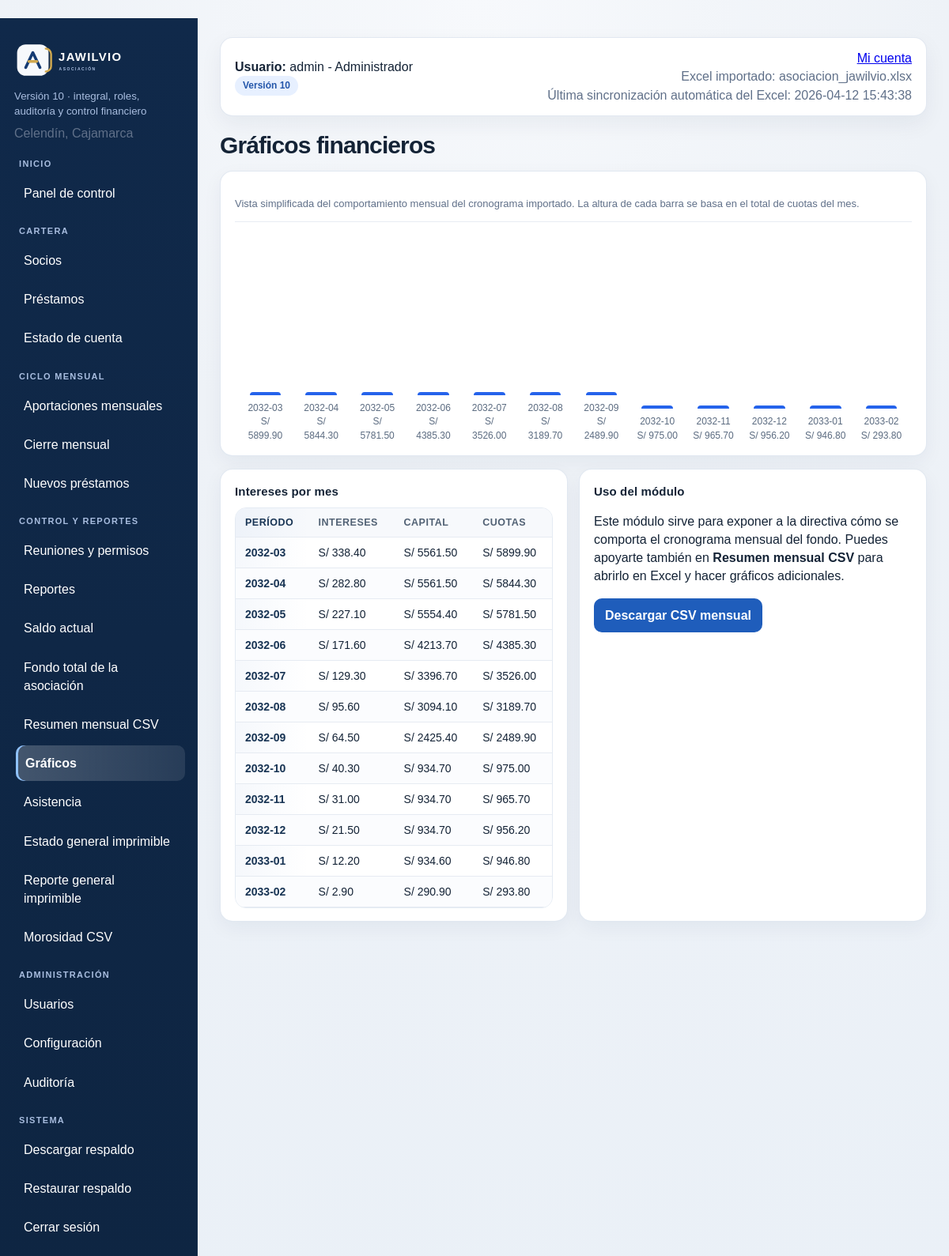
Page /graficos (signed in) on the committed database.
### tables this page shows
CREATE TABLE configuracion (
    clave TEXT PRIMARY KEY,
    valor TEXT
);

CREATE TABLE users (
    id INTEGER PRIMARY KEY AUTOINCREMENT,
    username TEXT UNIQUE NOT NULL,
    password TEXT NOT NULL,
    role TEXT NOT NULL
, estado TEXT NOT NULL DEFAULT 'Activo', creado_en TEXT, ultimo_acceso TEXT);

CREATE TABLE meta (
    clave TEXT PRIMARY KEY,
    valor TEXT
);

### app/routes.py (the view)
@bp.route('/graficos')
@login_required
def graficos():
    with connect_db() as conn:
        mensual = conn.execute("""
            SELECT substr(fecha,1,7) as periodo,
                   ROUND(SUM(interes),2) as intereses,
                   ROUND(SUM(abono_capital),2) as capital,
                   ROUND(SUM(cuota),2) as cuotas
            FROM cuotas
            WHERE fecha IS NOT NULL
            GROUP BY substr(fecha,1,7)
            ORDER BY periodo DESC
            LIMIT 12
        """).fetchall()
    mensual = list(reversed(mensual))
    max_cuota = max([r['cuotas'] or 0 for r in mensual], default=1)
    return render_template('graficos.html', mensual=mensual, max_cuota=max_cuota)

### app/routes.py (called while the page is built)
def connect_db():
    conn = sqlite3.connect(current_app.config['DATABASE'])
    conn.row_factory = sqlite3.Row
    return conn

def role_can_access_endpoint(role, endpoint, write=False):
    if not endpoint:
        return True
    if endpoint.startswith('static'):
        return True
    if endpoint in {'main.login', 'main.logout', 'main.index'}:
        return True
    access_map = ROLE_WRITE_ACCESS if write else ROLE_VIEW_ACCESS
    allowed = access_map.get(role or '', set())
    return '*' in allowed or endpoint in allowed

def login_required(view):
    @wraps(view)
    def wrapped(*args, **kwargs):
        if not session.get('user_id'):
            return redirect(url_for('main.login'))
        return view(*args, **kwargs)
    return wrapped

### app/templates/graficos.html
{% extends 'base.html' %}
{% block content %}
<h2>Gráficos financieros</h2>
<div class="card section">
  <p class="small-note">Vista simplificada del comportamiento mensual del cronograma importado. La altura de cada barra se basa en el total de cuotas del mes.</p>
  <div class="chart-bars">
    {% for r in mensual %}
      {% set pct = ((r.cuotas or 0) / max_cuota * 100) if max_cuota else 0 %}
      <div class="chart-col">
        <div class="chart-bar" style="height: {{ pct }}%"></div>
        <div class="chart-label">{{ r.periodo }}<br>S/ {{ '%.2f'|format(r.cuotas or 0) }}</div>
      </div>
    {% endfor %}
  </div>
</div>
<div class="two-col section">
  <div class="card">
    <h3>Intereses por mes</h3>
    <table>
      <thead><tr><th>Período</th><th>Intereses</th><th>Capital</th><th>Cuotas</th></tr></thead>
      <tbody>
      {% for r in mensual %}
        <tr>
          <td>{{ r.periodo }}</td>
          <td>S/ {{ '%.2f'|format(r.intereses or 0) }}</td>
          <td>S/ {{ '%.2f'|format(r.capital or 0) }}</td>
          <td>S/ {{ '%.2f'|format(r.cuotas or 0) }}</td>
        </tr>
      {% endfor %}
      </tbody>
    </table>
  </div>
  <div class="card">
    <h3>Uso del módulo</h3>
    <p>Este módulo sirve para exponer a la directiva cómo se comporta el cronograma mensual del fondo. Puedes apoyarte también en <strong>Resumen mensual CSV</strong> para abrirlo en Excel y hacer gráficos adicionales.</p>
    <a class="btn" href="{{ url_for('main.reporte_mensual_csv') }}">Descargar CSV mensual</a>
  </div>
</div>
{% endblock %}

### app/templates/base.html (shortened to what this page needs)
<!doctype html>
<html lang="es">
<head>
  <link rel="stylesheet" href="{{ url_for('static', filename='css/style.css') }}">
</head>
<body>
{% if session.get('user_id') %}
<div class="layout">
  <aside class="sidebar">
    <div class="sidebar-brand">
      <img class="sidebar-logo" src="{{ url_for('static', filename='img/logo_jawilvio_dark.svg') }}" alt="Logo JAWILVIO">
    </div>
    <small>Versión 10 · integral, roles, auditoría y control financiero</small>
    <div class="muted" style="margin-top:6px">{{ app_ubicacion }}</div>
    <nav class="nav" style="margin-top:20px">
      <div class="nav-section-title">Inicio</div>
      {% if can_access('main.dashboard') %}<a class="{% if request.endpoint == 'main.dashboard' %}active{% endif %}" href="{{ url_for('main.dashboard') }}">Panel de control</a>{% endif %}
      <div class="nav-section-title">Cartera</div>
      {% if can_access('main.socios') %}<a class="{% if request.endpoint == 'main.socios' %}active{% endif %}" href="{{ url_for('main.socios') }}">Socios</a>{% endif %}
      {% if can_access('main.prestamos') %}<a class="{% if request.endpoint == 'main.prestamos' %}active{% endif %}" href="{{ url_for('main.prestamos') }}">Préstamos</a>{% endif %}
      {% if can_access('main.estado_cuenta') %}<a class="" href="{{ url_for('main.estado_cuenta') }}">Estado de cuenta</a>{% endif %}
      <div class="nav-section-title">Ciclo mensual</div>
      {% if can_access('main.aportaciones_mensuales') %}<a class="{% if request.endpoint == 'main.aportaciones_mensuales' %}active{% endif %}" href="{{ url_for('main.aportaciones_mensuales') }}">Aportaciones mensuales</a>{% endif %}
      {% if can_access('main.cierre_mensual') %}<a class="{% if request.endpoint == 'main.cierre_mensual' %}active{% endif %}" href="{{ url_for('main.cierre_mensual') }}">Cierre mensual</a>{% endif %}
      {% if can_access('main.nuevos_prestamos') %}<a class="{% if request.endpoint == 'main.nuevos_prestamos' %}active{% endif %}" href="{{ url_for('main.nuevos_prestamos') }}">Nuevos préstamos</a>{% endif %}
      <div class="nav-section-title">Control y reportes</div>
      {% if can_access('main.reuniones') %}<a class="{% if request.endpoint == 'main.reuniones' %}active{% endif %}" href="{{ url_for('main.reuniones') }}">Reuniones y permisos</a>{% endif %}
      {% if can_access('main.reportes') %}<a class="{% if request.endpoint == 'main.reportes' %}active{% endif %}" href="{{ url_for('main.reportes') }}">Reportes</a>{% endif %}
      {% if can_access('main.saldo_actual') %}<a class="" href="{{ url_for('main.saldo_actual') }}">Saldo actual</a>{% endif %}
      {% if can_access('main.fondo_total') %}<a class="{% if request.endpoint == 'main.fondo_total' %}active{% endif %}" href="{{ url_for('main.fondo_total') }}">Fondo total de la asociación</a>{% endif %}
      {% if can_access('main.reporte_mensual_csv') %}<a class="{% if request.endpoint == 'main.reporte_mensual_csv' %}active{% endif %}" href="{{ url_for('main.reporte_mensual_csv') }}">Resumen mensual CSV</a>{% endif %}
      {% if can_access('main.graficos') %}<a class="{% if request.endpoint == 'main.graficos' %}active{% endif %}" href="{{ url_for('main.graficos') }}">Gráficos</a>{% endif %}
      {% if can_access('main.asistencia') %}<a class="{% if request.endpoint == 'main.asistencia' %}active{% endif %}" href="{{ url_for('main.asistencia') }}">Asistencia</a>{% endif %}
      {% if can_access('main.pdf_estado_general') %}<a class="{% if request.endpoint == 'main.pdf_estado_general' %}active{% endif %}" href="{{ url_for('main.pdf_estado_general') }}">Estado general imprimible</a>{% endif %}
      {% if can_access('main.reporte_imprimible') %}<a class="{% if request.endpoint == 'main.reporte_imprimible' %}active{% endif %}" href="{{ url_for('main.reporte_imprimible') }}">Reporte general imprimible</a>{% endif %}
      {% if can_access('main.reporte_morosos_csv') %}<a class="{% if request.endpoint == 'main.reporte_morosos_csv' %}active{% endif %}" href="{{ url_for('main.reporte_morosos_csv') }}">Morosidad CSV</a>{% endif %}
      {% if can_access('main.usuarios') %}
      <div class="nav-section-title">Administración</div>
      <a class="{% if request.endpoint == 'main.usuarios' %}active{% endif %}" href="{{ url_for('main.usuarios') }}">Usuarios</a>
      <a class="{% if request.endpoint == 'main.configuracion' %}active{% endif %}" href="{{ url_for('main.configuracion') }}">Configuración</a>
      <a class="{% if request.endpoint == 'main.auditoria' %}active{% endif %}" href="{{ url_for('main.auditoria') }}">Auditoría</a>
      {% endif %}
      <div class="nav-section-title">Sistema</div>
      {% if can_access('main.backup') %}<a class="{% if request.endpoint == 'main.backup' %}active{% endif %}" href="{{ url_for('main.backup') }}">Descargar respaldo</a>{% endif %}
      {% if can_access('main.restaurar_respaldo') %}<a class="{% if request.endpoint == 'main.restaurar_respaldo' %}active{% endif %}" href="{{ url_for('main.restaurar_respaldo') }}">Restaurar respaldo</a>{% endif %}
      <a href="{{ url_for('main.logout') }}">Cerrar sesión</a>
    </nav>
  </aside>
  <main class="content">
    <div class="topbar">
      <div><strong>Usuario:</strong> {{ session.get('username') }} - {{ session.get('role') }}<br><span class="badge">Versión 10</span></div>
      <div class="muted" style="text-align:right">
        <div><a href="{{ url_for('main.mi_cuenta') }}">Mi cuenta</a></div>
        <div>Excel importado: {{ excel_importado }}</div>
        {% if excel_sync_at %}
        <div>Última sincronización automática del Excel: {{ excel_sync_at }}</div>
        {% endif %}
      </div>
    </div>
    {% block content %}{% endblock %}
  </main>
</div>
{% else %}
{% block auth %}{% endblock %}
{% endif %}
</body>
</html>

### app/static/css/style.css (style rules this page uses)
:root { --nav:#10294a; --bg:#eef2f7; --card:#fff; --primary:#1f5dbb; --primary-dark:#174a95; --text:#142336; --muted:#607089; --line:#e4ebf3; --line-strong:#d6dfec; --shadow-soft:0 10px 28px rgba(16,41,74,.06); --shadow-card:0 8px 24px rgba(16,41,74,.05); }
* { box-sizing:border-box }
body { margin:0; font-family:Arial,sans-serif; background:radial-gradient(circle at top,#f7f9fc 0,#eef2f7 35%,#eaf0f7 100%); color:var(--text); line-height:1.45; }
.layout { display:flex;min-height:100vh }
.sidebar { width:250px; background:linear-gradient(180deg,#10294a 0,#0e2542 100%); color:#fff; padding:26px 18px; box-shadow:inset -1px 0 0 rgba(255,255,255,.06); }
.sidebar-brand { margin:0 0 10px; }
.sidebar-logo { display:block; width:100%; max-width:190px; height:auto; }
.sidebar small { color:#a8bddf; display:block; line-height:1.4; }
.nav a { display:block; color:#fff; text-decoration:none; padding:11px 12px; border-radius:10px; margin:4px 0; transition:background .18s ease,transform .18s ease; }
.nav-section-title { margin:18px 6px 6px; color:#a8bddf; font-size:11px; font-weight:800; letter-spacing:.12em; text-transform:uppercase; }
.nav-section-title:first-child { margin-top:0; }
.nav a:hover,.nav a.active { background:rgba(255,255,255,.12); transform:translateX(2px); }
.nav a.active { background:linear-gradient(90deg,rgba(255,255,255,.22),rgba(255,255,255,.1)); box-shadow:inset 3px 0 0 #8fc2ff; font-weight:700; }
.content { flex:1; padding:24px 28px 34px; }
.content h2 { margin:0 0 16px; font-size:30px; line-height:1.1; letter-spacing:-.03em; }
.topbar { background:#fff; border:1px solid rgba(214,223,236,.7); border-radius:16px; padding:14px 18px; margin-bottom:20px; display:flex; justify-content:space-between; align-items:center; gap:12px; box-shadow:var(--shadow-soft); }
.badge { display:inline-block; background:#e7f0ff; color:#2457aa; border-radius:999px; padding:4px 10px; font-size:12px; font-weight:bold; }
.card,.kpi-box { background:var(--card); border-radius:16px; padding:18px 18px 16px; border:1px solid rgba(214,223,236,.72); box-shadow:var(--shadow-card); transition:transform .18s ease, box-shadow .18s ease, border-color .18s ease; }
.card h3,.kpi-box h3 { margin:0 0 10px; font-size:15px; line-height:1.3; letter-spacing:.01em; }
table { width:100%; border-collapse:separate; border-spacing:0; background:#fff; border:1px solid var(--line); border-radius:14px; overflow:hidden; }
th,td { padding:11px 12px; border-bottom:1px solid #e6ebf2; text-align:left; font-size:14px; vertical-align:top; }
th { background:#f7f9fc; font-size:12.5px; letter-spacing:.04em; text-transform:uppercase; color:#516174; position:sticky; top:0; z-index:2; }
tbody tr:nth-child(even):not(.prestamo-total):not(.prestamo-promedio):not(.prestamo-febrero):not(.prestamo-marzo):not(.prestamo-enero):not(.compare-row):not(.compare-detail) td { background:#fbfcfe }
tbody tr { transition:background .16s ease }
th:first-child,td:first-child { font-weight:700; color:#183454; background-image:linear-gradient(90deg,rgba(31,93,187,.045),rgba(31,93,187,0)); }
.section { margin-top:16px }
.btn { display:inline-flex; align-items:center; justify-content:center; background:var(--primary); color:#fff; text-decoration:none; border:none; border-radius:10px; padding:10px 14px; cursor:pointer; font-weight:600; transition:background .18s ease,transform .18s ease,box-shadow .18s ease; }
a { transition:color .16s ease,text-decoration-color .16s ease,opacity .16s ease }
.muted { color:var(--muted) }
.two-col { display:grid;grid-template-columns:1fr 1fr;gap:14px }
.chart-bars { display:flex;align-items:flex-end;gap:14px;height:280px;padding:18px 10px 0;border-top:1px solid #e7ecf3 }
.chart-col { flex:1;display:flex;flex-direction:column;align-items:center;justify-content:flex-end }
.chart-bar { width:70%;background:#2563eb;border-radius:10px 10px 0 0;min-height:4px }
.chart-label { font-size:12px;color:#5b6b80;margin-top:8px;text-align:center }
.small-note { color:#607089;font-size:13px;line-height:1.5 }
.card .search:last-child,.card form:last-child,.card table:last-child { margin-bottom:0 }

### rows in the picture
configuracion: valor "Celendín, Cajamarca"
users: get "admin", get "Administrador"
meta: valor "asociacion_jawilvio.xlsx"
meta: valor "2026-04-12 15:43:38"

### other values in the picture
{{ r.periodo }} "2032-03" "2032-04" "2032-05" "2032-06" "2032-07" "2032-08" "2032-09" "2032-10" "2032-11" "2032-12" "2033-01" "2033-02"
{{ '%.2f'|format(r.cuotas or 0) }} "5899.90" "5844.30" "5781.50" "4385.30" "3526.00" "3189.70" "2489.90" "975.00" "965.70" "956.20" "946.80" "293.80"
{{ '%.2f'|format(r.intereses or 0) }} "338.40" "282.80" "227.10" "171.60" "129.30" "95.60" "64.50" "40.30" "31.00" "21.50" "12.20" "2.90"
{{ '%.2f'|format(r.capital or 0) }} "5561.50" "5561.50" "5554.40" "4213.70" "3396.70" "3094.10" "2425.40" "934.70" "934.70" "934.70" "934.60" "290.90"
